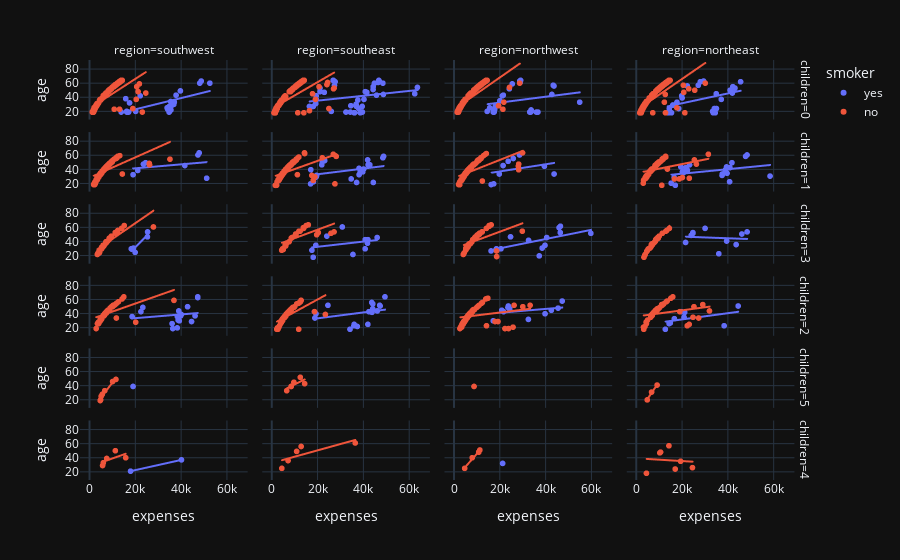

Notebook code for this chart:
### Code cell
px.scatter(data,
        x="expenses",
                 y="age",
                 facet_row="children",
                 facet_col="region",
                 color="smoker",
                 trendline="ols",template = 'plotly_dark'
        )
